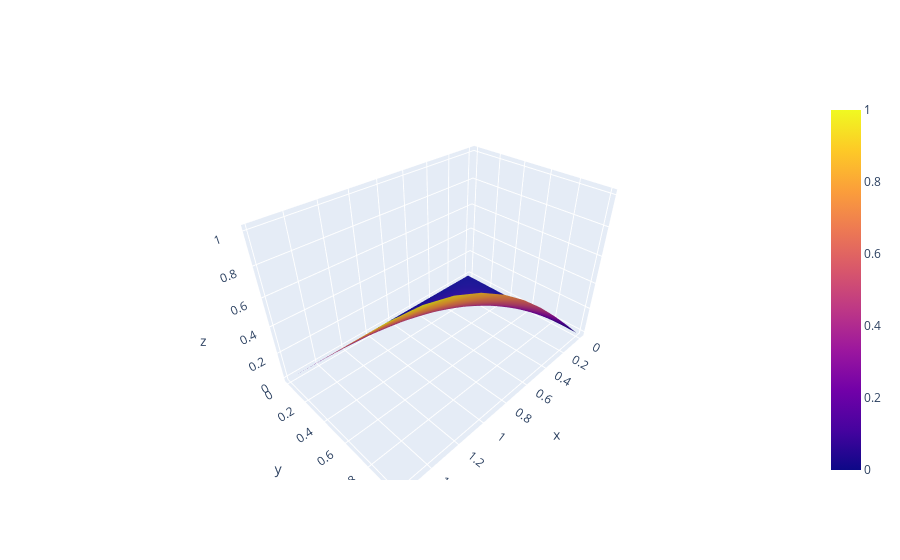

The notebook cell saved with this chart:
### Markdown cell above
Точное решение

### Code cell
fig = go.Figure(data=[go.Surface(z=U_true2, x=X2, y=Y2)])
fig.show()
